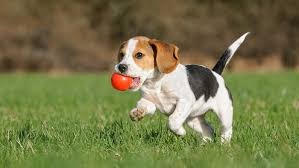
#> input picture ALPR-56/images.jpeg, 299 x 168 px
$ python translation.py
#> lines starting #> are read from the running program, lines starting #| are printed output that depends on the picture
import cv2
import numpy

original_image = cv2.imread("images.jpeg")
#> original_image is the input picture: shape (168, 299, 3); mean B, G, R 73.4, 119.2, 118.9
image_height, image_width = original_image.shape[:2]
#> image_height = 168; image_width = 299

tx = image_width / 4
#> tx = 74.75
ty = image_height / 4
#> ty = 42

matrix = numpy.array([[1, 0, tx],
                            [0, 1, ty]],
                     dtype=numpy.float32)
#> matrix = [[1, 0, 74.75], [0, 1, 42]]

translated_image = cv2.warpAffine(original_image, M=matrix, dsize=(image_width, image_height))
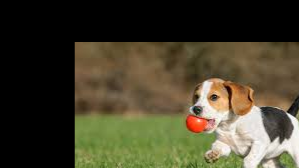
#> translated_image: shape (168, 299, 3); mean B, G, R 44.8, 65.6, 70.7
concatenated = numpy.concatenate((original_image, translated_image), axis=1)
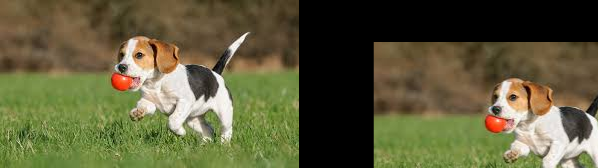
#> concatenated: shape (168, 598, 3); mean B, G, R 59.1, 92.4, 94.8
cv2.imshow("Original and translated", concatenated)
cv2.waitKey()
cv2.destroyAllWindows()
